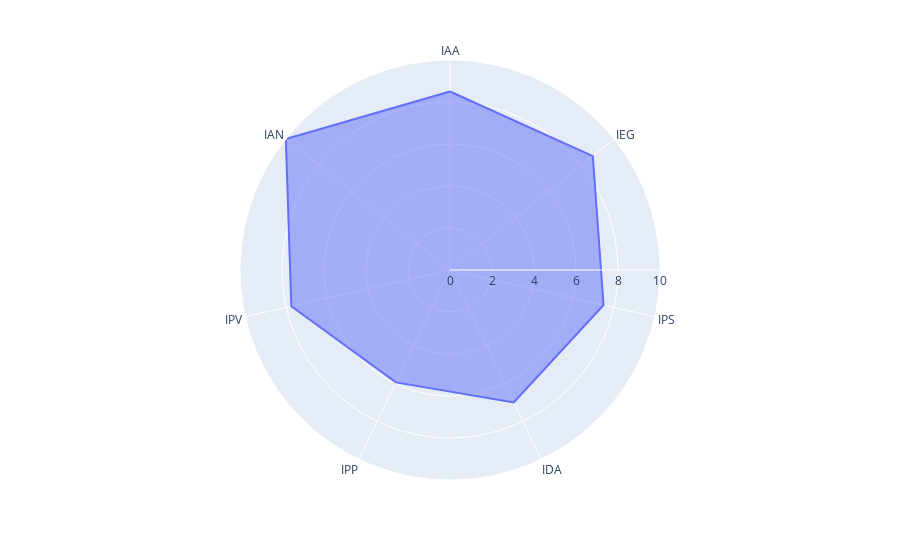

The code cell stored with this chart in its notebook:
### Code cell
import plotly.express as px
import pandas as pd
df_radar = pd.DataFrame(dict(
    r=[df_aluno.iloc[0]['IAA'], df_aluno.iloc[0]['IEG'], df_aluno.iloc[0]['IPS'], df_aluno.iloc[0]['IDA'],df_aluno.iloc[0]['IPP'],df_aluno.iloc[0]['IPV'],df_aluno.iloc[0]['IAN']],
    theta=['IAA','IEG','IPS','IDA','IPP','IPV','IAN']))
fig = px.line_polar(df_radar, r='r', theta='theta', line_close=True, range_r=[0,10])
fig.update_traces(fill='toself')
fig.show()

### Figure 1 — Plotly figure (JSON) as saved in the notebook; plotly's stock layout.template omitted (floating-point values rounded to 4 significant figures)
{"data": [{"fill": "toself", "hovertemplate": "r=%{r}<br>theta=%{theta}<extra></extra>", "legendgroup": "", "line": {"color": "#636efa", "dash": "solid"}, "marker": {"symbol": "circle"}, "mode": "lines", "name": "", "r": [8.5, 8.7, 7.5, 7, 5.94, 7.75, 10, 8.5], "showlegend": false, "subplot": "polar", "theta": ["IAA", "IEG", "IPS", "IDA", "IPP", "IPV", "IAN", "IAA"], "type": "scatterpolar"}], "layout": {"legend": {"tracegroupgap": 0}, "margin": {"t": 60}, "polar": {"angularaxis": {"direction": "clockwise", "rotation": 90}, "domain": {"x": [0, 1], "y": [0, 1]}, "radialaxis": {"range": [0, 10]}}}}
